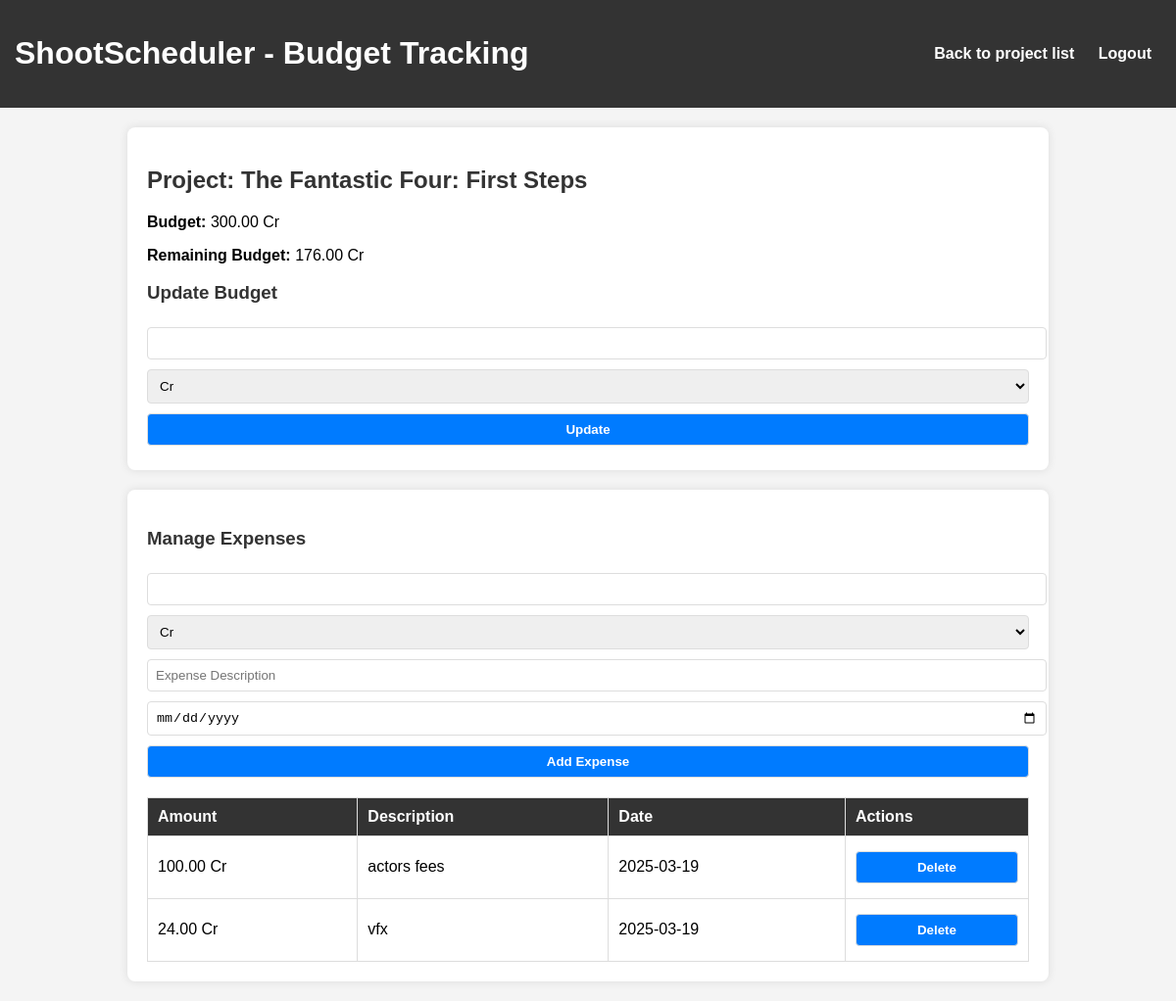
The page /pages/budget-tracking.php?project_id=14 (signed in) on the database its author committed.
### tables this page shows
CREATE TABLE `projects` (
  `id` int NOT NULL,
  `project_name` varchar(255) DEFAULT NULL,
  `director_name` varchar(255) DEFAULT NULL,
  `budget` varchar(50) DEFAULT NULL,
  `project_status` varchar(50) DEFAULT NULL,
  `expected_release_date` date DEFAULT NULL,
  `created_by` int NOT NULL,
  `budget_unit` varchar(10) NOT NULL DEFAULT 'Lakh',
  `synopsis` text
);

CREATE TABLE `expenses` (
  `id` int NOT NULL,
  `project_id` int NOT NULL,
  `amount` decimal(15,2) NOT NULL,
  `description` text,
  `expense_date` date NOT NULL,
  `expense_unit` varchar(20) NOT NULL DEFAULT 'Thousand'
);

### pages/budget-tracking.php (the view, shortened to what this page needs)
<?php
include '../server/connection.php';
$user_id = $_SESSION['user_id'];
$project_id = isset($_GET['project_id']) ? intval($_GET['project_id']) : 0;
$project_sql = "SELECT id, project_name, budget, budget_unit FROM projects WHERE id = ? AND created_by = ?";
$project_stmt = $conn->prepare($project_sql);
$project_stmt->bind_param("ii", $project_id, $user_id);
$project_stmt->execute();
$project_result = $project_stmt->get_result();
$project = $project_result->fetch_assoc();
$project['budget'] = is_numeric($project['budget']) ? (float)$project['budget'] : 0;
$expense_sql = "SELECT * FROM expenses WHERE project_id = ? ORDER BY expense_date DESC";
$expense_stmt = $conn->prepare($expense_sql);
$expense_stmt->bind_param("i", $project_id);
$expense_stmt->execute();
$expense_result = $expense_stmt->get_result();
$total_spent_sql = "SELECT SUM(amount) AS total_spent FROM expenses WHERE project_id = ?";
$total_spent_stmt = $conn->prepare($total_spent_sql);
$total_spent_stmt->bind_param("i", $project_id);
$total_spent_stmt->execute();
$total_spent_result = $total_spent_stmt->get_result()->fetch_assoc();
$total_spent = is_numeric($total_spent_result['total_spent']) ? (float)$total_spent_result['total_spent'] : 0;
$remaining_budget = $project['budget'] - $total_spent;
?>
<!DOCTYPE html>
<html lang="en">
<head>
    <link rel="stylesheet" href="../css/budget-tracking.css">
</head>
<body>
    <header>
        <h1>ShootScheduler - Budget Tracking</h1>
        <nav>
            <a href="project-list.php">Back to project list</a>
            <a href="../server/logout.php">Logout</a>
        </nav>
    </header>
    <main>
        <section class="budget-details">
            <h2>Project: <?php echo htmlspecialchars($project['project_name']); ?></h2>
            <p><strong>Budget:</strong> <?php echo number_format($project['budget'], 2) . ' ' . $project['budget_unit']; ?></p>
            <p><strong>Remaining Budget:</strong> <span id="remaining-budget" data-remaining="<?php echo $remaining_budget; ?>"> <?php echo number_format($remaining_budget, 2) . ' ' . $project['budget_unit']; ?></span></p>
            <h3>Update Budget</h3>
            <form id="update-budget-form">
                <input type="number" name="budget" step="0.01" required>
                <select name="budget_unit">
                    <option value="Cr">Cr</option>
                </select>
                <button type="submit">Update</button>
            </form>
        </section>
        <section class="expenses">
            <h3>Manage Expenses</h3>
            <form id="add-expense-form">
                <input type="number" name="amount" step="0.01" required>
                <select name="expense_unit">
                    <option value="Cr">Cr</option>
                </select>
                <input type="text" name="description" placeholder="Expense Description" required>
                <input type="date" name="expense_date" required>
                <button type="submit">Add Expense</button>
            </form>
            <table>
                <thead>
                    <tr>
                        <th>Amount</th>
                        <th>Description</th>
                        <th>Date</th>
                        <th>Actions</th>
                    </tr>
                </thead>
                <tbody>
                    <?php while ($expense = $expense_result->fetch_assoc()) { ?>
                        <tr id="expense_<?php echo $expense['id']; ?>">
                            <td><?php echo number_format($expense['amount'], 2) . ' ' . $project['budget_unit']; ?></td>
                            <td><?php echo htmlspecialchars($expense['description']); ?></td>
                            <td><?php echo htmlspecialchars($expense['expense_date']); ?></td>
                            <td>
                                <button class="delete-expense" data-id="<?php echo $expense['id']; ?>">Delete</button>
                            </td>
                        </tr>
                    <?php } ?>
                </tbody>
            </table>
        </section>
    </main>
</body>
</html>

### css/budget-tracking.css (style rules this page uses)
body { font-family: Arial, sans-serif; margin: 0; padding: 0; background-color: #f4f4f4; }
header { background: #333; color: white; padding: 15px; display: flex; justify-content: space-between; align-items: center; }
nav a { color: white; text-decoration: none; margin: 0 10px; font-weight: bold; }
.budget-details, .expenses { max-width: 900px; margin: 20px auto; background: white; padding: 20px; border-radius: 8px; box-shadow: 0 0 10px rgba(0, 0, 0, 0.1); }
h2, h3 { color: #333; }
form { margin-top: 10px; }
input, select, button { padding: 8px; margin: 5px 0; width: 100%; border: 1px solid #ddd; border-radius: 4px; }
button { background: #007bff; color: white; font-weight: bold; cursor: pointer; }
table { width: 100%; border-collapse: collapse; margin-top: 15px; }
table, th, td { border: 1px solid #ddd; }
th, td { padding: 10px; text-align: left; }
th { background: #333; color: white; }

### rows shown on the page
projects: project_name "The Fantastic Four: First Steps", budget "300.00", budget_unit "Cr"
expenses: amount "100.00", project.budget_unit "Cr", description "actors fees", expense_date "2025-03-19"
expenses: amount "24.00", project.budget_unit "Cr", description "vfx", expense_date "2025-03-19"

### other values the page prints
$remaining_budget "176.00"
